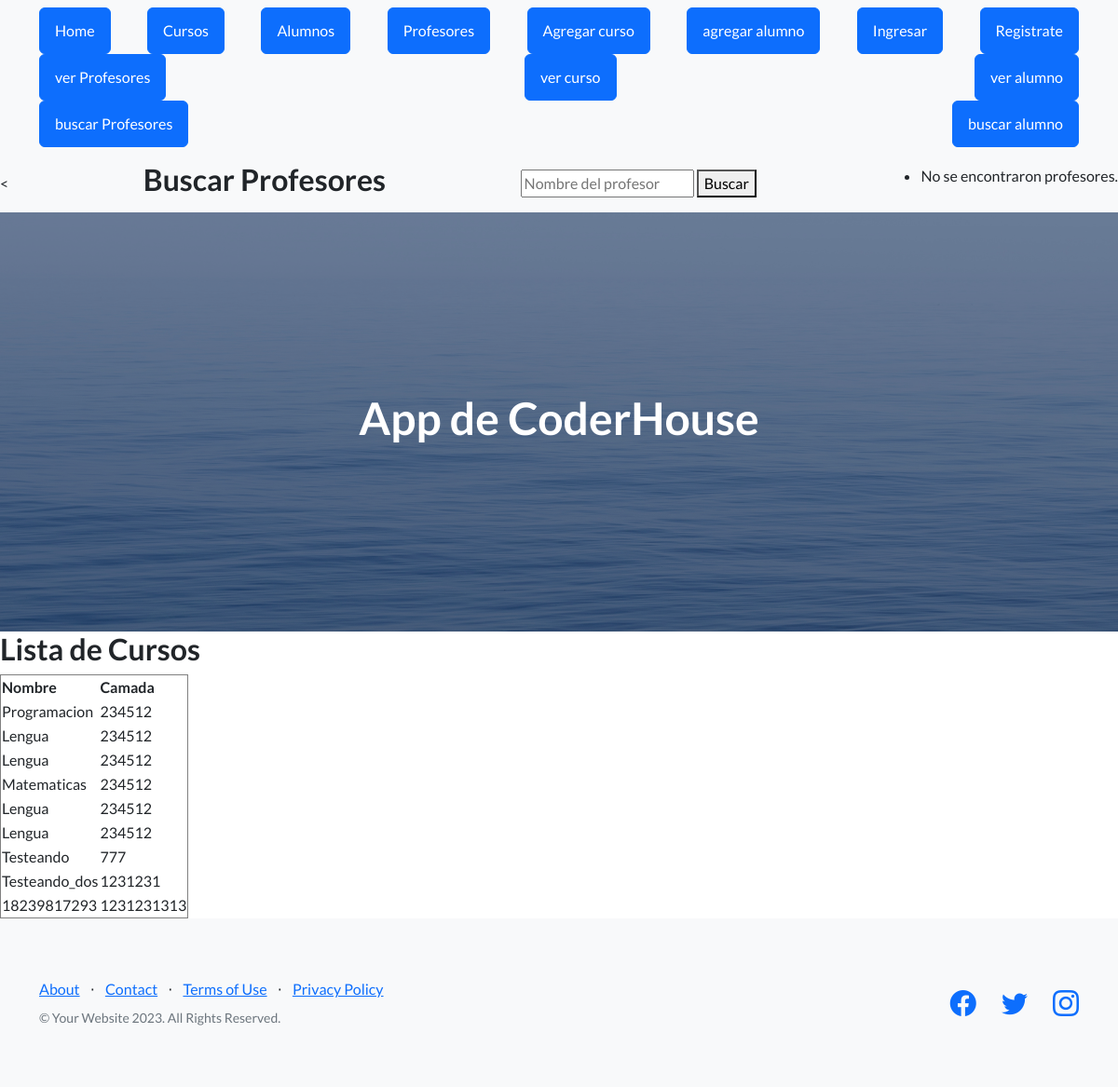
The app's page /AppCoder/vercursos/ with its own data.
### AppCoder/models.py (models this page shows)
class Curso(models.Model):
    nombre = models.CharField(max_length=40)
    camada = models.IntegerField()

### AppCoder/views.py (the view)
# urls.py: path('vercursos/', views.lista_cursos, name='lista_cursos'),
def lista_cursos(request):
    cursos = Curso.objects.all()
    return render(request, 'vercursos.html', {'cursos': cursos})

### AppCoder/template/vercursos.html (shortened to what this page needs)
{% extends "padre.html" %}
{% load static %}
{% block contenido %}
    <main>
        <head>
        </head>
        <body>
            <h2>Lista de Cursos</h2>
            <table border="1">
                <thead>
                    <tr>
                        <th>Nombre</th>
                        <th>Camada</th>
                    </tr>
                </thead>
                <tbody>
                    {% for curso in cursos %}
                    <tr>
                        <td>{{ curso.nombre }}</td>
                        <td>{{ curso.camada }}</td>
                    </tr>
                    {% endfor %}
                </tbody>
            </table>
        </body>
    </main>
{% endblock %}

### AppCoder/template/padre.html (shortened to what this page needs)
<!DOCTYPE html>
<html lang="en">
    <head>
        {% load static %}
        <link href="https://cdn.jsdelivr.net/npm/bootstrap-icons@1.5.0/font/bootstrap-icons.css" rel="stylesheet" type="text/css" />
        <link href="{% static 'AppCoder/css/styles.css' %}" rel="stylesheet" />
    </head>
    <body>
        <nav class="navbar navbar-light bg-light static-top">
            <div class="container">
                <a class="btn btn-primary" href="{% url 'home' %}">Home</a>
                <a class="btn btn-primary" href="{% url 'cursos' %}">Cursos</a>
                <a class="btn btn-primary" href="{% url 'alumnos' %}">Alumnos</a>
                <a class="btn btn-primary" href="{% url 'agregar_tutor' %}">Profesores</a>
                <a class="btn btn-primary" href="{% url 'agregar_curso' %}">Agregar curso</a>
                <a class="btn btn-primary" href="{% url 'agregar_alumno' %}">agregar alumno</a>
                <a class="btn btn-primary" href="">Ingresar</a>
                <a class="btn btn-primary" href="">Registrate</a>
            </div>
            <div class="container">
                <a class="btn btn-primary" href="{% url 'lista_tutores' %}">ver Profesores</a>
                <a class="btn btn-primary" href="{% url 'lista_cursos' %}">ver curso</a>
                <a class="btn btn-primary" href="{% url 'lista_alumnos' %}">ver alumno</a>
            </div>
            <div class="container">
                <a class="btn btn-primary" href="{% url 'buscar_profesores' %}">buscar Profesores</a>
                <a class="btn btn-primary" href="{% url 'buscar_alumnos' %}">buscar alumno</a>
            </div>
        </nav>
        <nav class="navbar navbar-light bg-light static-top">
            <<head>
</head>
<body>
    <h2>Buscar Profesores</h2>
    <form method="get">
        <input type="text" name="nombre" placeholder="Nombre del profesor" required>
        <button type="submit">Buscar</button>
    </form>
    <ul>
        {% for profesor in profesores %}
        <li>{{ profesor.nombre }}</li>
        {% empty %}
        <li>No se encontraron profesores.</li>
        {% endfor %}
    </ul>
</body>
        </nav>
        <header class="masthead">
            <div class="container position-relative">
                <h1 class="text-center" style="color:white">App de CoderHouse</h1>
            </div>
        </header>
        {% block contenido %}
        {% endblock %}
        <footer class="footer bg-light">
            <div class="container">
                <div class="row">
                    <div class="col-lg-6 h-100 text-center text-lg-start my-auto">
                        <ul class="list-inline mb-2">
                            <li class="list-inline-item"><a href="#!">About</a></li>
                            <li class="list-inline-item">⋅</li>
                            <li class="list-inline-item"><a href="#!">Contact</a></li>
                            <li class="list-inline-item">⋅</li>
                            <li class="list-inline-item"><a href="#!">Terms of Use</a></li>
                            <li class="list-inline-item">⋅</li>
                            <li class="list-inline-item"><a href="#!">Privacy Policy</a></li>
                        </ul>
                        <p class="text-muted small mb-4 mb-lg-0">&copy; Your Website 2023. All Rights Reserved.</p>
                    </div>
                    <div class="col-lg-6 h-100 text-center text-lg-end my-auto">
                        <ul class="list-inline mb-0">
                            <li class="list-inline-item me-4">
                                <a href="#!"><i class="bi-facebook fs-3"></i></a>
                            </li>
                            <li class="list-inline-item me-4">
                                <a href="#!"><i class="bi-twitter fs-3"></i></a>
                            </li>
                            <li class="list-inline-item">
                                <a href="#!"><i class="bi-instagram fs-3"></i></a>
                            </li>
                        </ul>
                    </div>
                </div>
            </div>
        </footer>
    </body>
</html>

### records on screen
Curso: nombre "Programacion", camada "234512"
Curso: nombre "Lengua", camada "234512"
Curso: nombre "Lengua", camada "234512"
Curso: nombre "Matematicas", camada "234512"
Curso: nombre "Lengua", camada "234512"
Curso: nombre "Lengua", camada "234512"
Curso: nombre "Testeando", camada "777"
Curso: nombre "Testeando_dos", camada "1231231"
Curso: nombre "18239817293", camada "1231231313"
